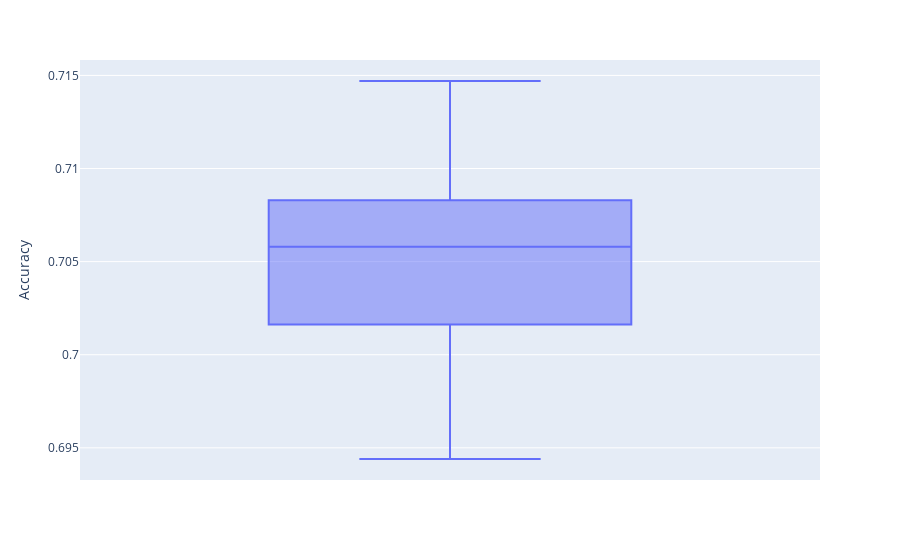

The notebook cell saved with this chart:
### Code cell
print(f'Accuracy: mean={np.mean(scores)}, std={np.std(scores)}')
fig = px.box(pd.DataFrame(data=scores, columns=['Accuracy']), y='Accuracy')
fig.show()

### Figure 1 — Plotly figure (JSON) as saved in the notebook; plotly's stock layout.template omitted (floating-point values rounded to 4 significant figures)
{"data": [{"alignmentgroup": "True", "hovertemplate": "Accuracy=%{y}<extra></extra>", "legendgroup": "", "marker": {"color": "#636efa"}, "name": "", "notched": false, "offsetgroup": "", "orientation": "v", "showlegend": false, "type": "box", "x0": " ", "xaxis": "x", "y": [0.7058, 0.7038, 0.6944, 0.7009, 0.709, 0.7062, 0.7147], "y0": " ", "yaxis": "y"}], "layout": {"boxmode": "group", "legend": {"tracegroupgap": 0}, "margin": {"t": 60}, "xaxis": {"anchor": "y", "domain": [0, 1]}, "yaxis": {"anchor": "x", "domain": [0, 1], "title": {"text": "Accuracy"}}}}
